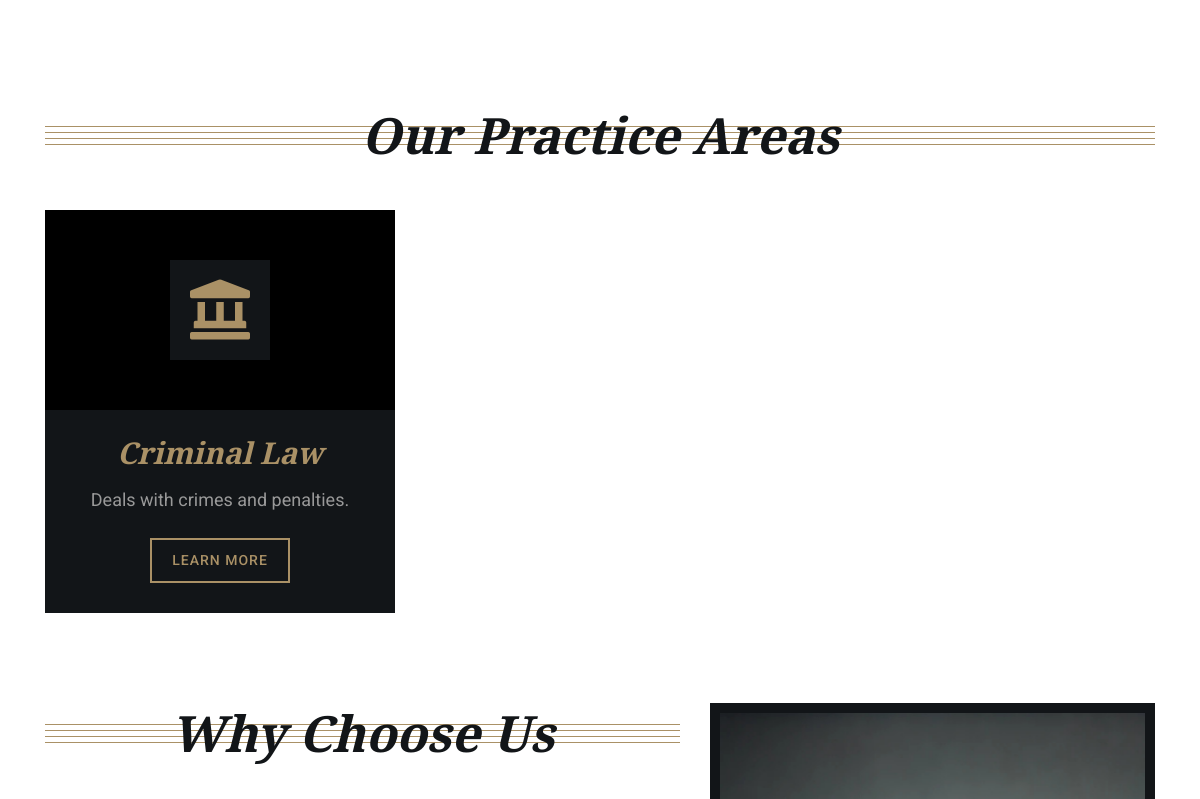
/f (middle part), run on an earlier commit of the app's database.
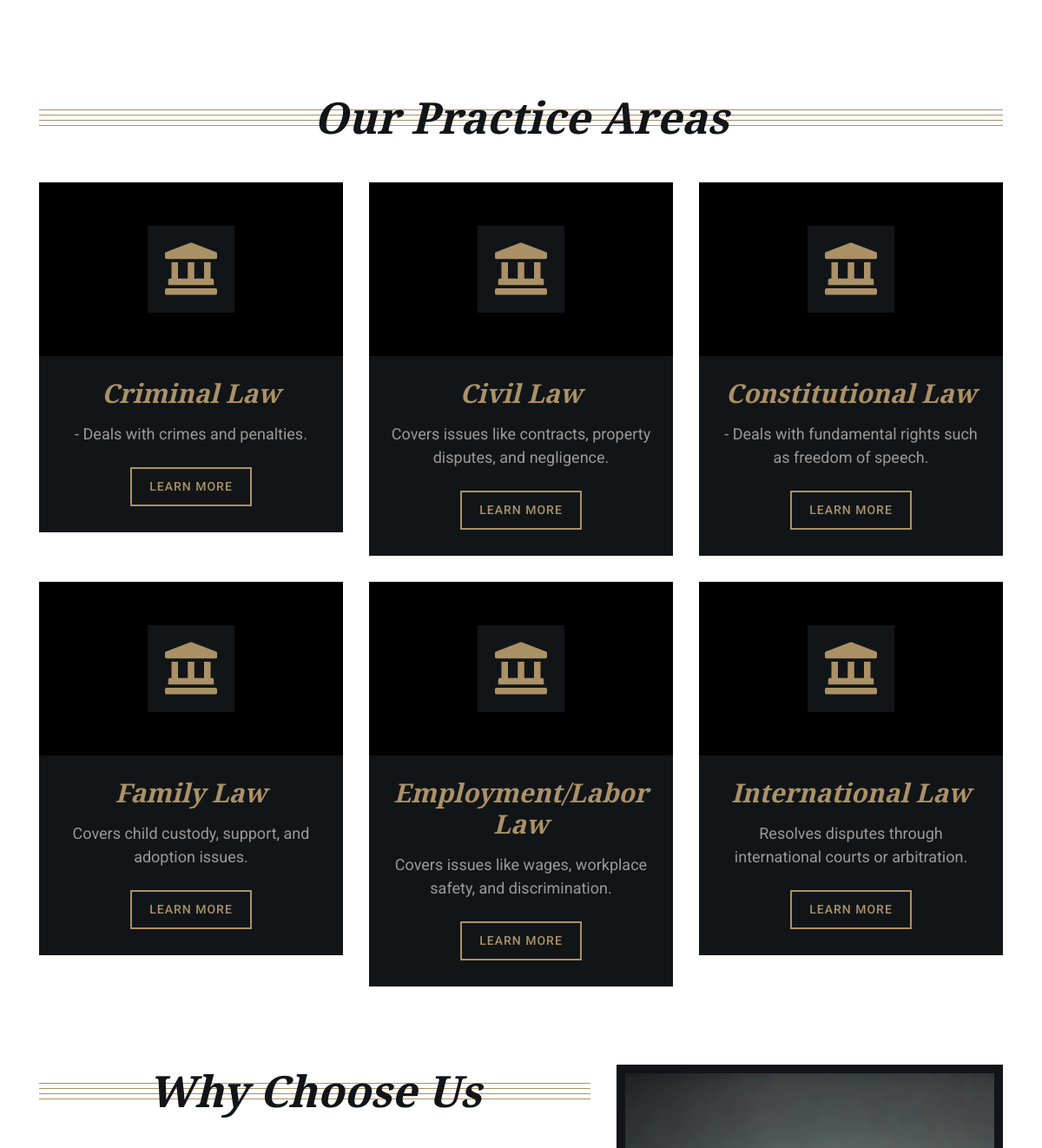
And on a later commit of the database.
### userapp/models.py (models this page shows, shortened)
class Types_Law(models.Model):
    law_tittle = models.CharField(max_length=50)
    point = models.CharField(max_length=150)
    detail = models.CharField(max_length=550)

### userapp/views.py (the view)
# urls.py: path('', views.index),
def index(request):
    data = Attorneys.objects.all
    review_data = Client_Review.objects.all
    Blog_data = Blog.objects.all
    Types = Types_Law.objects.all
    context = {
        "data":data,
        "review_data":review_data,
        "Blog":Blog_data,
        "Types_Law":Types
    }
    return render(request, "userapp/index.html",context)

### templates/userapp/index.html (shortened to what this page needs)
<!DOCTYPE html>
{% load static %}
<html lang="en">
<head>
    <link href="https://stackpath.bootstrapcdn.com/bootstrap/4.4.1/css/bootstrap.min.css" rel="stylesheet">
    <link href="https://cdnjs.cloudflare.com/ajax/libs/font-awesome/5.10.0/css/all.min.css" rel="stylesheet">
    <link href="{% static 'userapp/lib/animate/animate.min.css'%}" rel="stylesheet">
    <link href="{% static 'userapp/lib/owlcarousel/assets/owl.carousel.min.css'%}" rel="stylesheet">
    <link href="{% static 'userapp/css/style.css'%}" rel="stylesheet">
</head>
<body>
<div class="wrapper">
    <div class="about">
        <div class="container">
            <div class="row align-items-center">
                <div class="col-lg-7 col-md-6">
                </div>
            </div>
        </div>
    </div>
    <div class="service">
        <div class="container">
            <div class="section-header">
                <h2>Our Practice Areas</h2>
            </div>
            <div class="row">
                {% for i in Types_Law %}
                <div class="col-lg-4 col-md-6">
                    <div class="service-item">
                        <div class="service-icon">
                            <i class="fa fa-landmark"></i>
                        </div>
                        <h3>{{ i.law_tittle }}</h3>
                        <p>{{ i.point }}</p>
                        <a class="btn" href="law_readmore/{{i.id}}">Learn More</a>
                    </div>
                </div>
                {% endfor %}
            </div>
        </div>
    </div>
    <div class="feature">
        <div class="container">
            <div class="row">
                <div class="col-md-7">
                    <div class="section-header">
                        <h2>Why Choose Us</h2>
                    </div>
                </div>
                <div class="col-md-5">
                    <div class="feature-img">
                        <img src="{% static 'userapp/img/feature.jpg'%}" alt="feature">
                    </div>
                </div>
            </div>
        </div>
    </div>
</body>
</html>

What changed in the data, as far as the page shows it:
changed Types_Law "Criminal Law": point "Deals with crimes and penalties." → "- Deals with crimes and penalties."
added Types_Law: law_tittle "Civil Law", point "Covers issues like contracts, property disputes, and negligence."
added Types_Law: law_tittle "Constitutional Law", point "- Deals with fundamental rights such as freedom of speech."
added Types_Law: law_tittle "Family Law", point "Covers child custody, support, and adoption issues."
added Types_Law: law_tittle "Employment/Labor Law", point "Covers issues like wages, workplace safety, and discrimination."
added Types_Law: law_tittle "International Law", point "Resolves disputes through international courts or arbitration."
